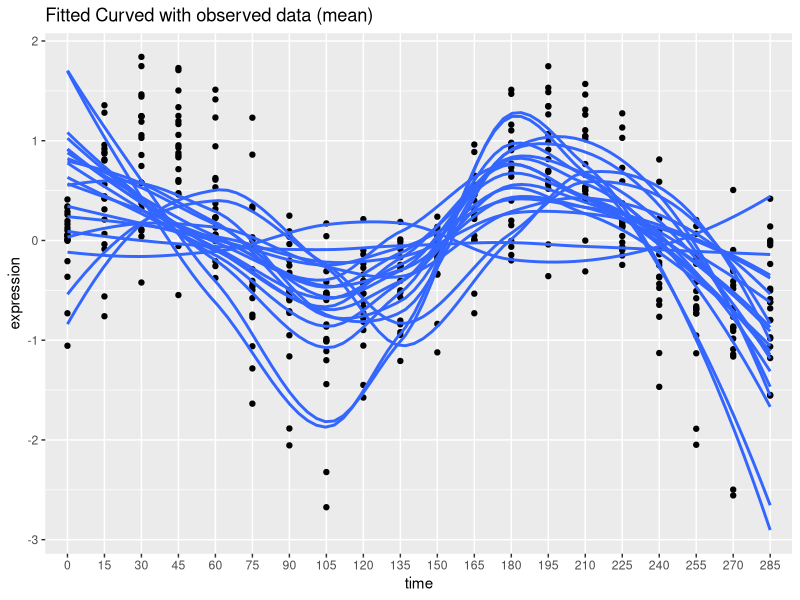
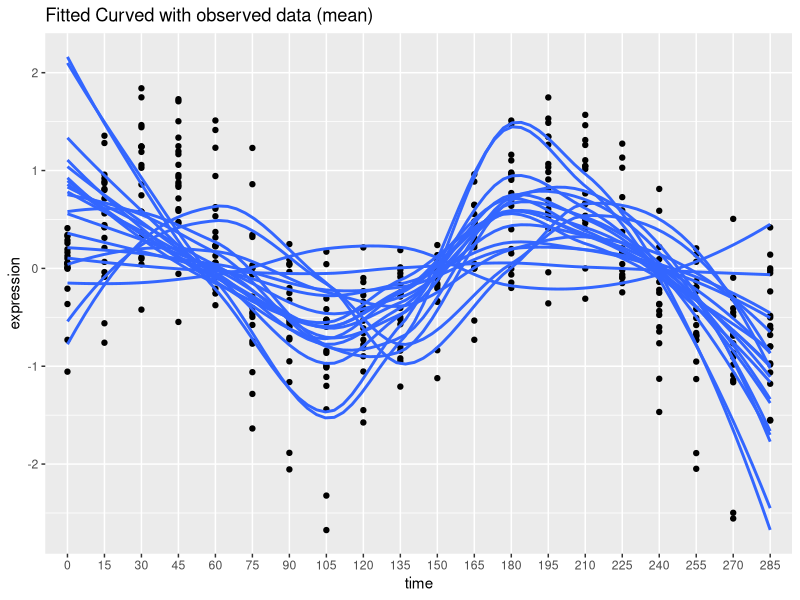

Write R code to recreate these figures, in order.
## ---- chunk 1
gc()
rm(list = ls())
## ---- chunk 2
library("knitr");
opts_chunk$set(echo = TRUE, results = TRUE , cache=TRUE, message=FALSE, warning = FALSE);
options(width = 100);
library("ggplot2");
library("dplyr");
library("reshape2")
library("forecast")
library("gridExtra")
library("truncnorm")
library("MCMCpack")
## ---- chunk 3
set.seed(6106);
## ---- chunk 4
##########          1 gene    #########################
#set your working directory:   change this to your own directory
# your data file "Assignment5_data.csv" should be stored in this directory
# the output figures will also be stored in this directory
#setwd("D:\\teaching\\STAT6106")

#install.packages("truncnorm")
#install.packages("MCMCpack")
#library(truncnorm)
#library(MCMCpack)

###########                 Functions             ############################

# calculate the distance between fitted value and observed data value
Dist<-function(betg, cg, dg)
{
   temp1<- cbind(Tim-dg,0)
   temp2<- (apply(temp1, 1, min))^2
   temp3<- Yg-(X%*%betg + cg*temp2)
   t(temp3)%*%temp3
}
#

# fitted value at time points
Fit<-function(betg, cg, dg)
{
   temp1<- cbind(Tim-dg,0)
   temp2<- (apply(temp1, 1, min))^2
   X%*%betg + cg*temp2
}
#

# sample the regression coefficient beta_g from its conditional distribution
# that is: sample ag, bg, fg, hg , where fg=Ag*cos(phi_g), hg=Ag*sin(phi_g)
f.abfh<-function(cg, dg, sig2)
{
   temp1<-cbind(Tim-dg,0)
   temp2<-(apply(temp1, 1, min))^2
   Ybetg<-Yg-cg*temp2
   Vmat<-solve(t(X)%*%X/sig2 + diag(rep(1,4))/alp1)
   Mean<-Vmat%*%t(X)%*%Ybetg/sig2
   Mean + chol(Vmat)%*%matrix(rnorm(4),ncol=1)
}
#

# sample cg from its conditional distribution
f.c<-function(betg, dg, sig2)
{
   Y.c<-Yg-X%*%betg
   temp<-cbind(Tim-dg,0)
   X.c<-(apply(temp, 1, min))^2
   A<-1/alp2 +  t(X.c)%*%X.c/sig2
   B<-t(Y.c)%*%X.c/sig2
   rnorm(1,B/A,sd=1/sqrt(A))
}
#

# sample dg using M-H with a truncated-Normal proposal distribution
f.d<-function(betg, cg, dg, sig2)
{
   f<-function(d){
      temp1<-cbind(Tim-d,0)
      temp2<-(apply(temp1, 1, min))^2
      temp3<-Yg-X%*%betg-cg*temp2
      -t(temp3)%*%temp3/(2*sig2)
      }
   dg1<-rtruncnorm(1, a=0, b=Inf, mean=0.5, sd=sqrt(alp3))
   nume<-dtruncnorm(dg,a=0,b=Inf,mean=0.5,sd=sqrt(alp3))
   denom<-dtruncnorm(dg1,a=0,b=Inf,mean=0.5,sd=sqrt(alp3))
   a<-min(1,exp(f(dg1)-f(dg))*(nume/denom))
   u<-runif(1)
   if (u<=a) dg=dg1
   dg
}
#

# sample sig2g from its conditional distribution
f.sig<-function(betg, cg, dg)
{
   a<<-10
   b<<-0.01
   temp1<-cbind(Tim-dg,0)
   temp2<-(apply(temp1, 1, min))^2
   temp3<-Yg-X%*%betg-cg*temp2
   delta<-t(temp3)%*%temp3
   rinvgamma(1, a+10, b+delta/2)
}
#

# calculate the non-normalized log-joint-posterior density
log.pd<-function(betg, cg, dg, sig2)
{
   temp1<-cbind(Tim-dg,0)
   temp2<-(apply(temp1, 1, min))^2
   temp3<-Yg-X%*%betg-cg*temp2
   delta<-t(temp3)%*%temp3
   lik1=-0.5*log(sig2)-delta/(2*sig2)
   lik2=-t(betg)%*%betg/(2*alp1)
   lik3=-cg^2/(2*alp2)
   lik4=-(a+1)*log(sig2)-b/sig2
   res=0
   if (0<=dg & dg<=500)  res=(lik1+lik2+lik3+lik4)/10   
   res
}

##################### main sampling program ###############################
#------------------            setup        ---------------------------------

# input data, set data structures
Y<-read.csv("Assignment5_data.csv", header=TRUE)
Y<-Y[,-1]      #delete the first column, which is the gene ID 
Tim<-15*(0:19)   #time: the time when the data are measured  
mu<-0.04        #fix mu at 0.04
X<-matrix(1, nrow=20, ncol=4)     #set up the covariates X as in Equation 3
X[,2]<-0.01*Tim
X[,3]<-cos(mu*Tim)
X[,4]<- -sin(mu*Tim)

#  set up constants
alp1<-4     #alpha1, for prior of beta_g
alp2<-4     #alpha2, for prior of c_g
alp3<-0.5   #alpha3, the variance of truncated-Normal proposal for d_g
n=1000      #number of iterations that we will run MCMC for

#  initial value
   #3: we simultaneously run 3 independent MCMC chains
   #7: record 7 parameters:  ag, bg, fg, hg, cg,dg,sig2
Itv=matrix(NA, nrow=3, ncol=7) #store the initial values
Itv[1,]<-c(-0.1, -0.1, -0.1, -0.1, -0.1, 0.2, 0.01) #initial value for chain1
Itv[2,]<-c(0, 0, 0, 0, 0, 0, 0.1)                   #initial value for chain2
Itv[3,]<-c(0.1, 0.1, 0.1, 0.1, 0.1, 0.5, 0.2)       #initial value for chain3
Paras<-vector("list", 3)  #creat an empty List of 3 elements
 #each element will store the parameter values of all iterations from one chain

#------------------            run             ---------------------------------
Yg<-t(Y[1,])  #this means: we are working on the 1st gene's data. 
              #(change 1 to another number if you want to work on another gene)
#run the MCMC
for(k in 1:3)  #for each of the 3 independent MCMC chain
{  
   betg0=Itv[k,1:4]    # betg0, cg0, dg0, sig20 store the current value
   cg0=Itv[k,5]        # here we set the current value as the initial value
   dg0=Itv[k,6]
   sig20=Itv[k,7]
   
  #the matrix will store the parameter values of all iterations from one chain   
   para<-matrix(NA, nrow=7, ncol=n) 
   para[,1]<-c(betg0,cg0,dg0,sig20)
   
   for(i in 2:n) #iterations
   { 
       #sampling each parameters iteratively
      betg0<-f.abfh(cg0, dg0, sig20)
      cg0<-f.c(betg0, dg0, sig20)
      dg0<-f.d(betg0, cg0, dg0, sig20)
      sig20<-f.sig(betg0, cg0, dg0)
       #store the parameter values of the current iteration
      para[,i]<-c(betg0,cg0,dg0,sig20)
   }
   Paras[[k]]<-para  #store the current chain para to the list Paras
}
 
 
   
#--------------- result analysis: Trace plot     ------------------------------       

Name1<-c("Trace plot of chain parameter a",
         "Trace plot of chain parameter b",
         "Trace plot of chain parameter f",
         "Trace plot of chain parameter h",
         "Trace plot of chain parameter c",
         "Trace plot of chain parameter d",
         "Trace plot of chain parameter sig2")
  #we directly draw and output to a JPG file: jpeg()  .... dev.off()
jpeg("abfh.jpg") #if you want to see the plot in R window, comment this line out
op<-par(mfrow=c(2, 2))
for(j in 1:4){
   upper=1.2*max(abs(Paras[[1]][j,]))
   plot(Paras[[1]][j,1:n],main=Name1[j], ylab="sample value",
        ylim=c(-upper, upper), type='l')
   lines(Paras[[2]][j,1:n], lty=1, col='red')
   lines(Paras[[3]][j,1:n], lty=1, col='green')
   }
par(op)
dev.off()      #if you want to see the plot in R window, comment this line out
   
   #we directly draw and output to a JPG file: jpeg()  .... dev.off()
jpeg("cdsig2.jpg")
op<-par(mfrow=c(2, 2))   #store the current graphical parameters
for(j in 5:7){
   upper=1.2*max(abs(Paras[[1]][j,]))
   plot(Paras[[1]][j,1:n],main=Name1[j], ylab="sample value",
        ylim=c(-upper, upper), type='l')
   lines(Paras[[2]][j,1:n], lty=1, col='red')
   lines(Paras[[3]][j,1:n], lty=1, col='green')
   }
par(op)     #restore the stored graphical parameters
dev.off()

#---------------result analysis: R_hat value for each parameter   -------------   
# we directly use the "gelman.diag" function to calculate R_hat
#  it requires you to put each group (a chain or a segment) to a structure
#     this structure can be made by using the "mcmc" function
R_hat<-rep(NA, 7)
for(j in 1:7){
   chains<-list(mcmc(Paras[[1]][j,(n/2):n]),
                mcmc(Paras[[2]][j,(n/2):n]), 
                mcmc(Paras[[3]][j,(n/2):n]))
   R_hat[j]<-gelman.diag(chains, autoburnin=F)$psrf[1]   
}
R_hat  #show all R_hat values 
   
#-----------------result analysis:  Acf    plot   --------------------------
Name2<-c("Acf of chain a","Acf of chain b","Acf of chain f",
         "Acf of chain h","Acf of chain c","Acf of chain d",
         "Acf of chain sig2")
         
jpeg("Acf.jpg")
op<-par(mfrow=c(3, 3))
for(j in 1:7){
   acf(Paras[[3]][j,(n/2):n],main=Name2[j])
}
par(op)
dev.off()   
   
#-----------------result analysis:  posterior summary---------------------------
#--------------------------   mean method: get posterior   ---------------------
# parameter estimation
para<-Paras[[3]]          #select the chain to summarize
(Mean<-apply(para[,(n/2):n], 1, mean))
(Sd<-apply(para[,(n/2):n], 1, sd))
(b<-0.01*Mean[2]) 
(A<-sqrt((Mean[3])^2+(Mean[4])^2))     #the Ag in Equation (1)
(phi<- acos(Mean[3]/A))           #the phi_g in Equation (1)

# for fitting plot
Y1.mean<-Fit(Mean[1:4], Mean[5], Mean[6])  #the fitted values
(Dist1.mean<-t(Yg-Y1.mean)%*%(Yg-Y1.mean)) #sum square of the residue


#----------------  MAP  method: get the maximal posteior estimate---------------
para.map<-Paras[[3]]  #select the chain to summarize
logpd<-rep(NA, n)   #store posterior probabiltity of each iteration
for (i in 1:n){    #for each iteration: calculate posterior probabiltity
    logpd[i]<-log.pd(para.map[1:4,i], para.map[5,i],
    para.map[6,i], para.map[7,i])
}  
Mx<-max(logpd)    #find the maximal posterior probabiltity
cnt<-which.max(logpd) #find where the maximal posterior probabiltity is
#plot(logpd,type="l")    #the trace plot of non-normalized log-joint-posterior
Map<-para.map[, cnt]  #get the parameter of the maximal posterior probabiltity
#log.pd(para[1:4, cnt], para[5, cnt], para[6, cnt], para[7, cnt])
(b.map<-0.01*Map[2]) 
(A.map<-sqrt((Map[3])^2+(Map[4])^2))
(phi.map<- acos(Map[3]/A.map))   

# for fitting plot
Y1.map<-Fit(Map[1:4], Map[5], Map[6])      #the fitted values
(Dist1.map<-t(Yg-Y1.map)%*%(Yg-Y1.map))    #sum square of the residue

#---------------result analysis:   fitting plot ---------
jpeg("Y.fit.jpg")
op<-par(mfrow=c(2,1))   #set the plotting parameter: 2 row, 1 column
plot(Tim, Yg, xlab="time", ylab="y", main="Fitting plot of gene 1 (mean)")
lines(Tim, Y1.mean, lty=1, col='red')
#
plot(Tim, Yg, xlab="time", ylab="y", main="Fitting plot of gene 1 (MAP)")
lines(Tim, Y1.map, lty=1, col='red')
par(op)
dev.off()
#
## ---- chunk 5
q2.Y.Means <- as.data.frame(matrix(0, nrow = nrow(Y), ncol = ncol(Y)))
q2.para.Means <- matrix(0, nrow = nrow(Y), ncol = 7)
q2.para.SDs <- matrix(0, nrow = nrow(Y), ncol = 7)

para.names <- c("ag", "bg", "fg", "hg", "cg", "dg", "sigma2g")
colnames(q2.para.Means) <- para.names
colnames(q2.para.SDs) <- para.names

#for each gene
for (gene in 1:nrow(Y)){
  
  #Obtain data for a gene 
  Yg<-t(Y[gene,])
  
  #Initial values, only one chain per gene
  betg0 <- c(0.1, 0.1, 0.1, 0.1)
  cg0 <- 0.1   
  dg0 <- 0.5
  sig20 <- 0.2
  
  #the matrix will store the parameter values of all iterations from one chain   
  para<-matrix(NA, nrow=7, ncol=n) 
  para[,1]<-c(betg0,cg0,dg0,sig20)
  
   for(i in 2:n) #iterations
   { 
       #sampling each parameters iteratively
      betg0<-f.abfh(cg0, dg0, sig20)
      cg0<-f.c(betg0, dg0, sig20)
      dg0<-f.d(betg0, cg0, dg0, sig20)
      sig20<-f.sig(betg0, cg0, dg0)
       #store the parameter values of the current iteration
      para[,i]<-c(betg0,cg0,dg0,sig20)
   }
   
  #-----------------result analysis:  posterior summary---------------------------
  #--------------------------   mean method: get posterior   ---------------------
  # parameter estimation
  (Mean<-apply(para[,(n/2):n], 1, mean))
  (Sd<-apply(para[,(n/2):n], 1, sd))
  (b<-0.01*Mean[2]) 
  (A<-sqrt((Mean[3])^2+(Mean[4])^2))     #the Ag in Equation (1)
  (phi<- acos(Mean[3]/A))           #the phi_g in Equation (1)
  
  # posterior summary
  q2.para.Means[gene,] <- Mean
  q2.para.SDs[gene,] <- Sd
   
  # for fitting plot
  q2.Y.mean<-Fit(Mean[1:4], Mean[5], Mean[6])  #the fitted values
  q2.Y.Means[gene,] <- q2.Y.mean
  (Dist.mean<-t(Yg-q2.Y.mean)%*%(Yg-q2.Y.mean)) #sum square of the residue
}

## ---- chunk 6
q2.para.Means
## ---- chunk 7
q2.para.SDs
## ---- chunk 8
#---------------result analysis:   fitting plot ---------

# Observed data
Y.Observes <- cbind(1:20, Y)
colnames(Y.Observes) <- c("gene_no", 15 * 0:19)

observe_melt <- melt(Y.Observes, id="gene_no", value.name = "expression", variable.name="time")
observe_melt$gene_no <- as.factor(observe_melt$gene_no)

# Fitted data
q2.Y.Means <- cbind(1:20, q2.Y.Means)
colnames(q2.Y.Means) <- c("gene_no", 15 * 0:19)

#ggplot likes melted data frames
q2.mean_melt <- melt(q2.Y.Means, id="gene_no", value.name = "expression", variable.name="time")
q2.mean_melt$gene_no <- as.factor(q2.mean_melt$gene_no)

# Plotting
ggplot(observe_melt, aes(x = time, y = expression, group = gene_no)) +
  geom_point() +
  geom_smooth(data = q2.mean_melt, aes(x = time, y = expression, group = gene_no), se = FALSE) +
  ggtitle("Fitted Curved with observed data (mean)")

## ---- chunk 9
X<-matrix(0, nrow=20, ncol=4) #a = 0
X[,2]<-0 #b = 0
X[,3]<-cos(mu*Tim)
X[,4]<- -sin(mu*Tim)

f.fh0<-function(cg, dg, sig2)
{
   temp1<-cbind(Tim-dg,0)
   temp2<-(apply(temp1, 1, min))^2
   Ybetg<-Yg-cg*temp2
   Vmat<-solve(t(X)%*%X/sig2 + diag(rep(1,4))/alp1)
   Mean<-Vmat%*%t(X)%*%Ybetg/sig2
   Mean + chol(Vmat)%*%matrix(c(0,0,rnorm(2)),ncol=1) #First 2 parameters 0
}
## ---- chunk 10
q3.Y.Means <- as.data.frame(matrix(0, nrow = nrow(Y), ncol = ncol(Y)))
q3.para.Means <- matrix(0, nrow = nrow(Y), ncol = 7)
q3.para.SDs <- matrix(0, nrow = nrow(Y), ncol = 7)

para.names <- c("ag", "bg", "fg", "hg", "cg", "dg", "sigma2g")
colnames(q3.para.Means) <- para.names
colnames(q3.para.SDs) <- para.names

#for each gene
for (gene in 1:nrow(Y)){
  
  #Obtain data for a gene 
  Yg<-t(Y[gene,])
  
  #Initial values, only one chain per gene
  betg0 <- c(0, 0, 0.1, 0.1)
  cg0 <- 0  
  dg0 <- 0
  sig20 <- 0.2
  
  #the matrix will store the parameter values of all iterations from one chain   
  para<-matrix(NA, nrow=7, ncol=n) 
  para[,1]<-c(betg0,cg0,dg0,sig20)
  
   for(i in 2:n) #iterations
   { 
       #sampling each parameters iteratively
      betg0<-f.fh0(cg0, dg0, sig20)
      cg0<-0
      dg0<-0
      sig20<-f.sig(betg0, cg0, dg0)
       #store the parameter values of the current iteration
      para[,i]<-c(betg0,cg0,dg0,sig20)
   }
   
  #-----------------result analysis:  posterior summary---------------------------
  #--------------------------   mean method: get posterior   ---------------------
  # parameter estimation
  (Mean<-apply(para[,(n/2):n], 1, mean))
  (Sd<-apply(para[,(n/2):n], 1, sd))
  (b<-0.01*Mean[2]) 
  (A<-sqrt((Mean[3])^2+(Mean[4])^2))     #the Ag in Equation (1)
  (phi<- acos(Mean[3]/A))           #the phi_g in Equation (1)
  
  # posterior summary
  q3.para.Means[gene,] <- Mean
  q3.para.SDs[gene,] <- Sd
   
  # for fitting plot
  q3.Y.mean<-Fit(Mean[1:4], Mean[5], Mean[6])  #the fitted values
  q3.Y.Means[gene,] <- q3.Y.mean
  (Dist.mean<-t(Yg-q3.Y.mean)%*%(Yg-q3.Y.mean)) #sum square of the residue
}

## ---- chunk 11
q3.para.Means[,c("fg", "hg", "sigma2g")]
## ---- chunk 12
q3.para.SDs[,c("fg", "hg", "sigma2g")]
## ---- chunk 13
#---------------result analysis:   fitting plot ---------

#Fitted data
q3.Y.Means <- cbind(1:20, q3.Y.Means)
colnames(q3.Y.Means) <- c("gene_no", 15 * 0:19)

#ggplot likes melted data frames
q3.mean_melt <- melt(q3.Y.Means, id="gene_no", value.name = "expression", variable.name="time")
q3.mean_melt$gene_no <- as.factor(q3.mean_melt$gene_no)

# Plotting
ggplot(observe_melt, aes(x = time, y = expression, group = gene_no)) +
  geom_point() +
  geom_smooth(data = q3.mean_melt, aes(x = time, y = expression, group = gene_no), se = FALSE) +
  ggtitle("Fitted Curved with observed data (mean)")
